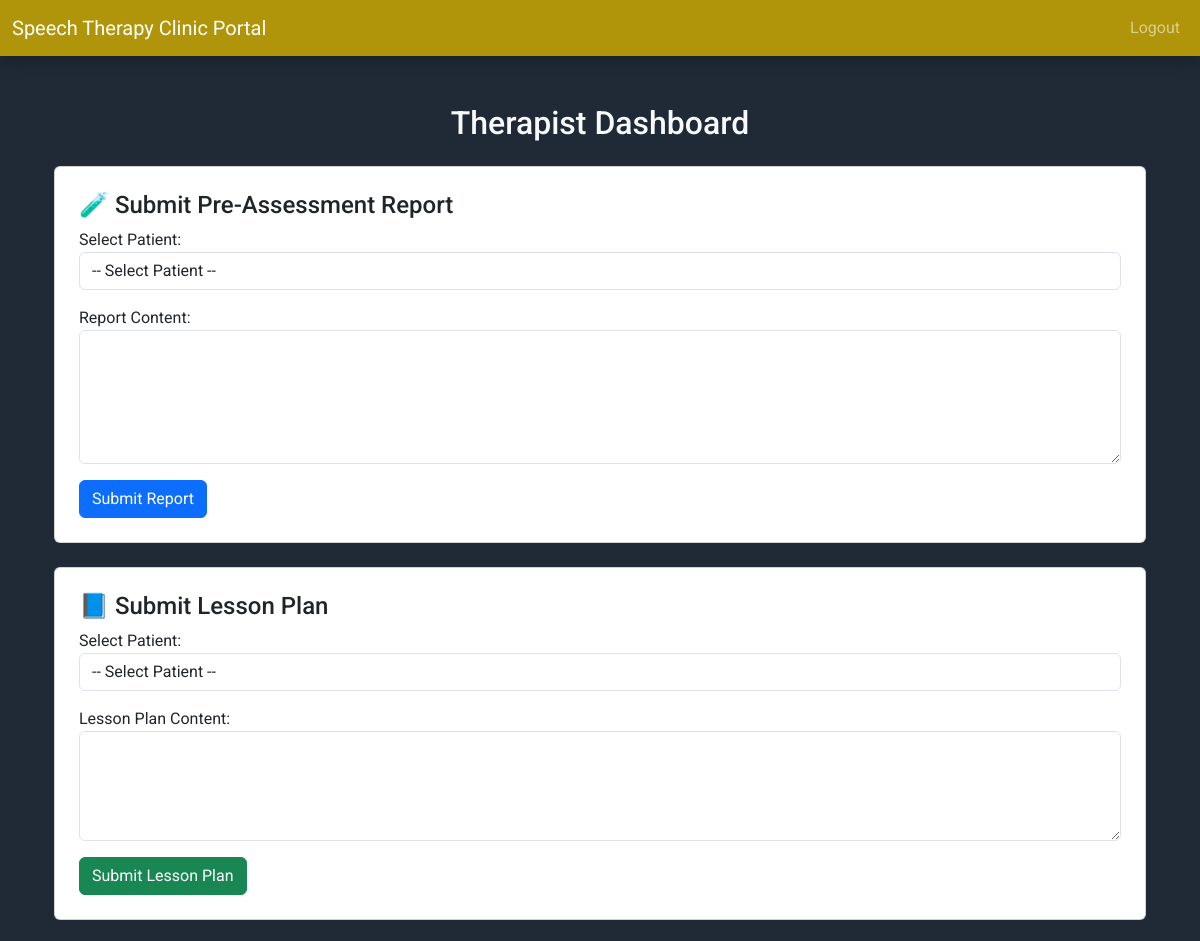
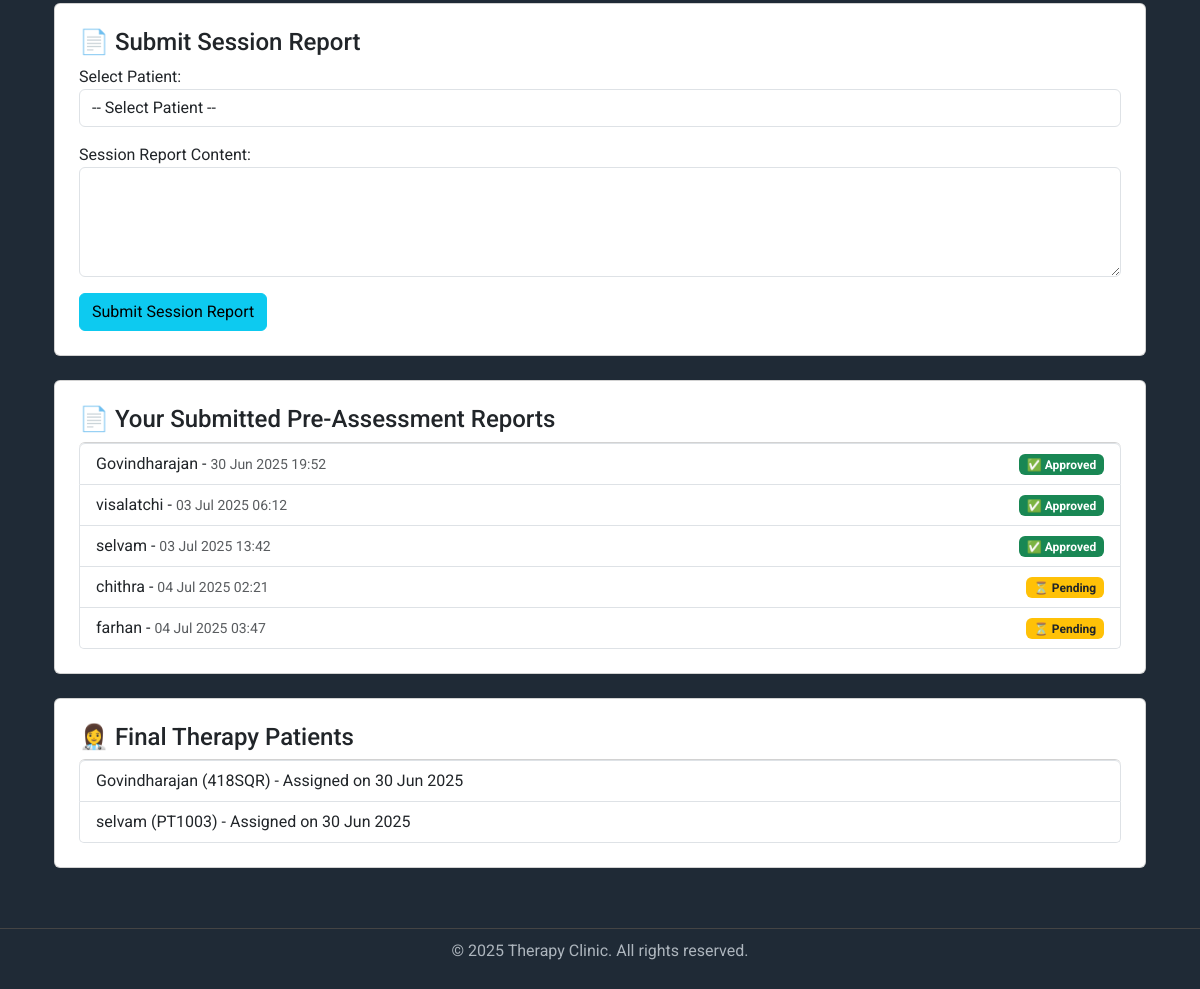
Screenshot of /therapist_dashboard/ (signed in) with the database file from the repository (2 pictures, top to bottom).
### core/models.py (models this page shows, shortened)
class PreAssessmentReport(models.Model):
    patient = models.OneToOneField(Patient, on_delete=models.CASCADE)
    therapist = models.ForeignKey(User, on_delete=models.SET_NULL, null=True)
    report_text = models.TextField()
    approved = models.BooleanField(default=False)
    feedback = models.TextField(blank=True, null=True)
    created_at = models.DateTimeField(auto_now_add=True)

class Patient(models.Model):
    GENDER_CHOICES = [
        ('M', 'Male'),
        ('F', 'Female'),
        ('O', 'Other'),
    ]
    name = models.CharField(max_length=100)
    age = models.IntegerField()
    gender = models.CharField(max_length=1, choices=GENDER_CHOICES)
    phone = models.CharField(max_length=15)
    patient_id = models.CharField(max_length=10, unique=True, blank=True)
    is_first_time = models.BooleanField(default=True)
    therapist = models.ForeignKey(User, on_delete=models.SET_NULL, null=True, blank=True)
    created_at = models.DateTimeField(auto_now_add=True)
    final_therapist = models.ForeignKey(User, on_delete=models.SET_NULL, null=True, blank=True, related_name='final_therapist')
    case_supervisor = models.ForeignKey(User, on_delete=models.SET_NULL, null=True, blank=True, related_name='case_supervisor')
    rating = models.IntegerField(blank=True, null=True)

### core/views.py (the view, shortened to what this page needs)
# urls.py: path('therapist_dashboard/', views.therapist_dashboard, name='therapist_dashboard'),
@login_required
def therapist_dashboard(request):
    user = request.user
    pre_assessment_patients = Patient.objects.filter(
        therapist=user,
        preassessmentreport__isnull=True
    )
    final_therapy_patients = Patient.objects.filter(final_therapist=user)
    reports = PreAssessmentReport.objects.filter(therapist=user)
    lesson_plans = LessonPlan.objects.filter(therapist=user)
    session_reports = SessionReport.objects.filter(therapist=user)
    return render(request, 'therapist_dashboard.html', {
        'pre_assessment_patients': pre_assessment_patients,
        'final_therapy_patients': final_therapy_patients,
        'reports': reports,
        'lesson_plans': lesson_plans,
        'session_reports': session_reports
    })

### core/templates/therapist_dashboard.html (shortened to what this page needs)
{% extends 'base.html' %}
{% block content %}
<div class="container mt-5">
    <h2 class="text-center mb-4">Therapist Dashboard</h2>
    <div class="card p-4 mb-4">
        <h4>🧪 Submit Pre-Assessment Report</h4>
        <form method="POST">
            <div class="mb-3">
                <label>Select Patient:</label>
                <select name="patient_id" class="form-control" required>
                    <option value="">-- Select Patient --</option>
                </select>
            </div>
            <div class="mb-3">
                <label>Report Content:</label>
                <textarea name="report_text" class="form-control" rows="5" required></textarea>
            </div>
            <button type="submit" class="btn btn-primary">Submit Report</button>
        </form>
    </div>
    <div class="card p-4 mb-4">
        <h4>📘 Submit Lesson Plan</h4>
        <form method="POST">
            <div class="mb-3">
                <label>Select Patient:</label>
                <select name="patient_id" class="form-control" required>
                    <option value="">-- Select Patient --</option>
                </select>
            </div>
            <div class="mb-3">
                <label>Lesson Plan Content:</label>
                <textarea name="plan_text" class="form-control" rows="4" required></textarea>
            </div>
            <button type="submit" class="btn btn-success">Submit Lesson Plan</button>
        </form>
    </div>
    <div class="card p-4 mb-4">
        <h4>📄 Submit Session Report</h4>
        <form method="POST">
            <div class="mb-3">
                <label>Select Patient:</label>
                <select name="patient_id" class="form-control" required>
                    <option value="">-- Select Patient --</option>
                </select>
            </div>
            <div class="mb-3">
                <label>Session Report Content:</label>
                <textarea name="report_text" class="form-control" rows="4" required></textarea>
            </div>
            <button type="submit" class="btn btn-info">Submit Session Report</button>
        </form>
    </div>
    <div class="card p-4 mb-4">
        <h4>📄 Your Submitted Pre-Assessment Reports</h4>
        <ul class="list-group">
            {% for report in reports %}
                <li class="list-group-item d-flex justify-content-between align-items-center">
                    <div>
                        {{ report.patient.name }} -
                        <small class="text-muted">{{ report.created_at|date:"d M Y H:i" }}</small>
                    </div>
                    <span>
                        {% if report.approved %}
                            <span class="badge bg-success">✅ Approved</span>
                        {% elif report.feedback %}
                            <span class="badge bg-danger">❌ Rejected</span> - {{ report.feedback }}
                        {% else %}
                            <span class="badge bg-warning text-dark">⏳ Pending</span>
                        {% endif %}
                    </span>
                </li>
            {% empty %}
                <li class="list-group-item">No reports submitted yet.</li>
            {% endfor %}
        </ul>
    </div>
    <div class="card p-4 mb-4">
        <h4>👩‍⚕️ Final Therapy Patients</h4>
        <ul class="list-group">
            {% for p in final_therapy_patients %}
                <li class="list-group-item">
                    {{ p.name }} ({{ p.patient_id }}) - Assigned on {{ p.created_at|date:"d M Y" }}
                </li>
            {% empty %}
                <li class="list-group-item">No final therapy patients.</li>
            {% endfor %}
        </ul>
    </div>
</div>
{% endblock %}

### core/templates/base.html (style rules this page uses)
body { font-family: 'Roboto', sans-serif; }
body { background-color: #1f2a36; color: #f8f9fa; }

### rows the page displays
PreAssessmentReport: patient.name "Govindharajan", created_at "30 Jun 2025 19:52", approved "✅ Approved"
PreAssessmentReport: patient.name "visalatchi", created_at "03 Jul 2025 06:12", approved "✅ Approved"
PreAssessmentReport: patient.name "selvam", created_at "03 Jul 2025 13:42", approved "✅ Approved"
PreAssessmentReport: patient.name "chithra", created_at "04 Jul 2025 02:21", approved "⏳ Pending"
PreAssessmentReport: patient.name "farhan", created_at "04 Jul 2025 03:47", approved "⏳ Pending"
Patient: name "Govindharajan", patient_id "418SQR", created_at "30 Jun 2025"
Patient: name "selvam", patient_id "PT1003", created_at "30 Jun 2025"
